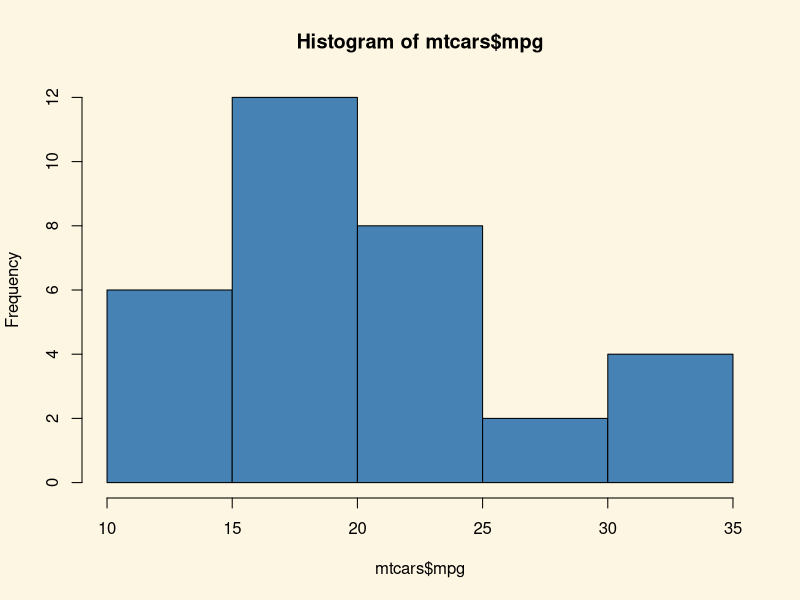
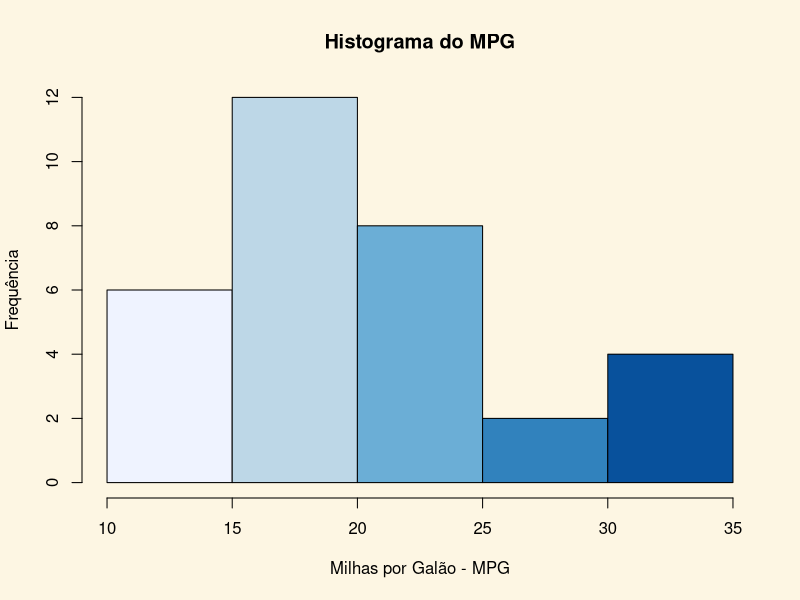
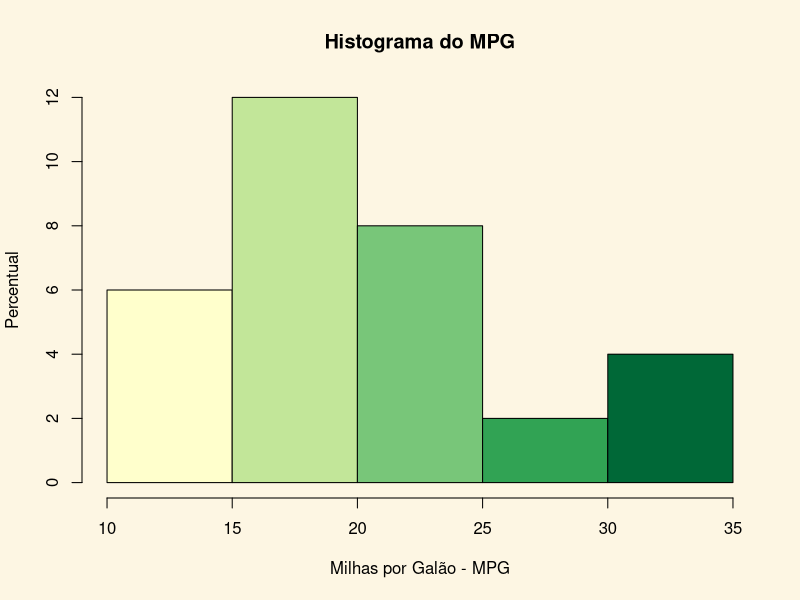
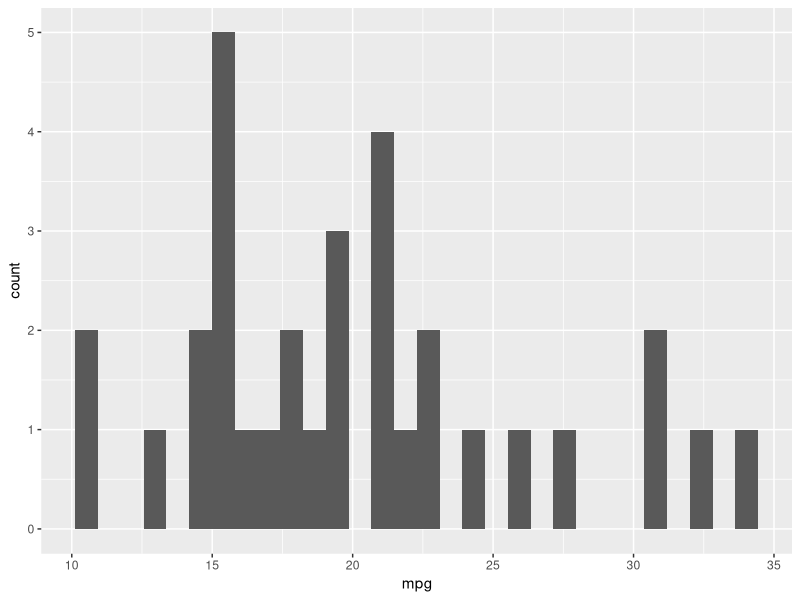
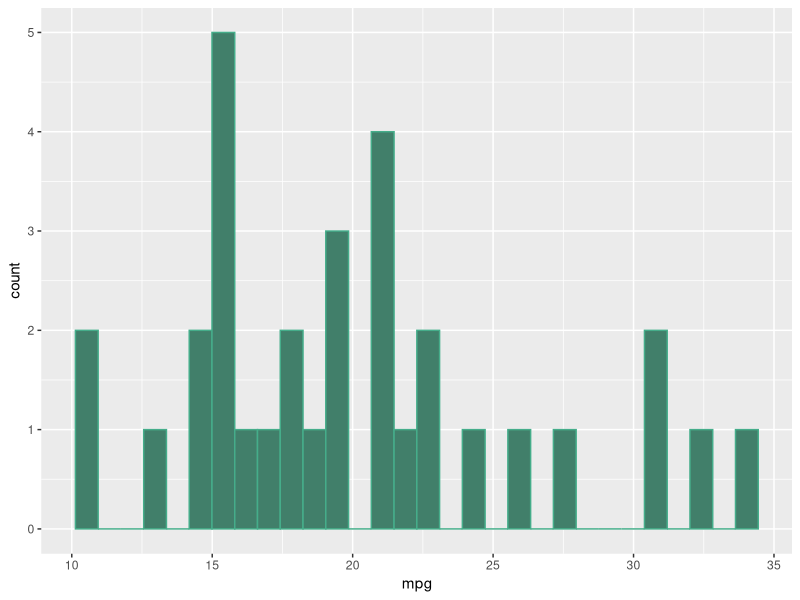
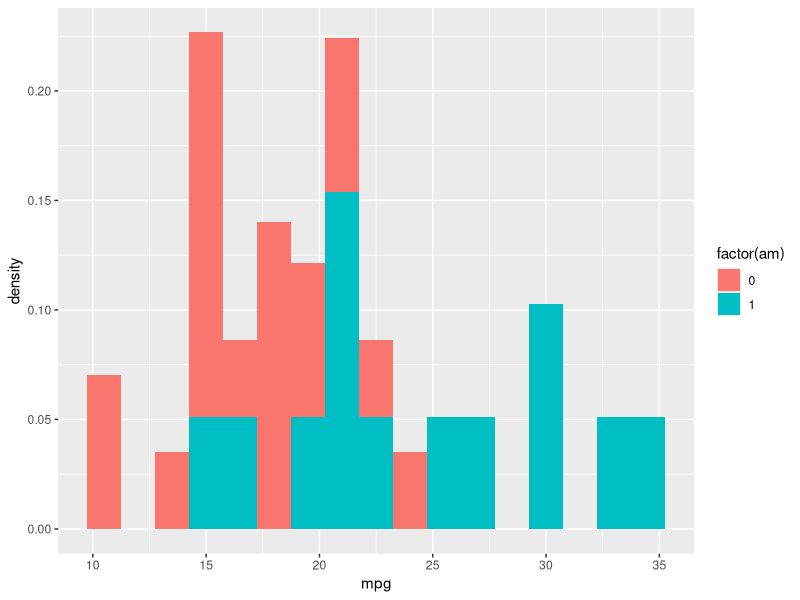
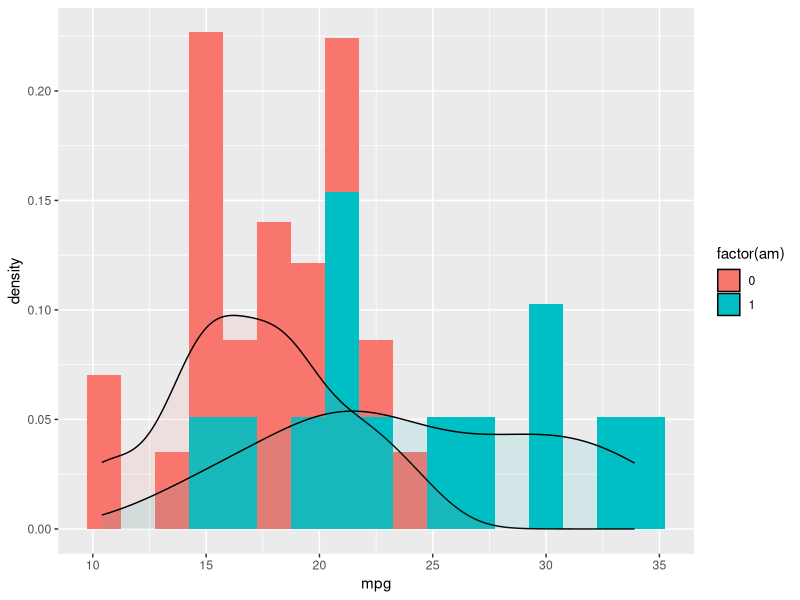
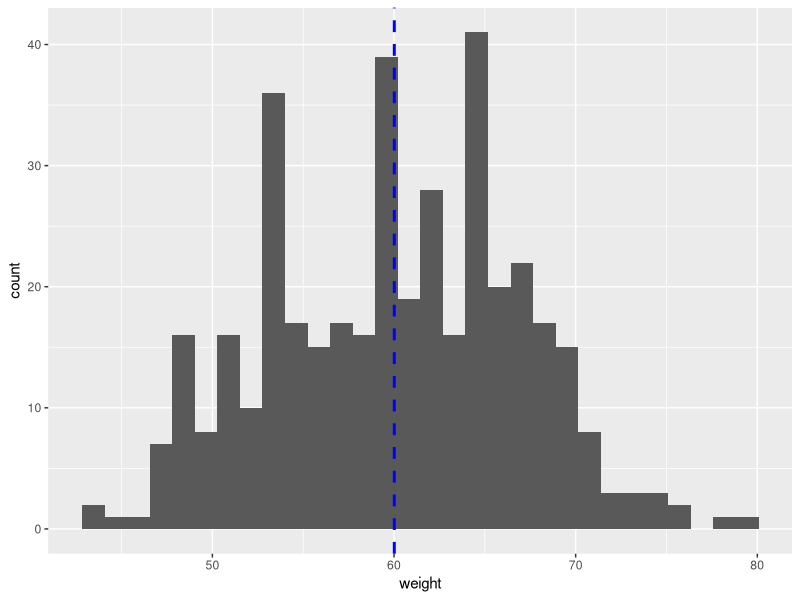

The R source for these figures, in order:
## ---- chunk 1
knitr::opts_chunk$set(echo = TRUE)
#require(RcmdrMisc)
## ---- chunk 2
par(bg="#fdf6e3") 
data(mtcars)
hist(mtcars$mpg,col="steelblue")

## ---- chunk 3
library(RColorBrewer)
par(bg="#fdf6e3") 
#display.brewer.all()
COR<-brewer.pal(5,"Blues")

#COR
hist(mtcars$mpg,col=COR,main="Histograma do MPG",xlab = "Milhas por Galão - MPG", ylab = "Frequência")
COR<-brewer.pal(5,"YlGn")
hist(mtcars$mpg,col=COR, scale="percent",main="Histograma do MPG",xlab = "Milhas por Galão - MPG", ylab = "Percentual")

## ---- chunk 4
par(bg="#fdf6e3") 
library(ggplot2)
ggplot(mtcars, aes(mpg)) +
  geom_histogram()
# Change color
ggplot(mtcars, aes(mpg)) +
  geom_histogram(color="#45ad8a", fill="#417f6a")
## ---- chunk 5
par(bg="#fdf6e3") 
library(ggplot2)
ggplot(mtcars, aes(y =..density..,mpg, fill = factor(am)))+
  geom_histogram(binwidth = 1.5)

ggplot(mtcars, aes(y =..density..,mpg, fill = factor(am)))+
  geom_histogram(binwidth = 1.5)+
  geom_density(alpha = .1) 


## ---- chunk 6
par(bg="#fdf6e3") 
df <- data.frame(
  sex=factor(rep(c("F", "M"), each=200)),
  weight=round(c(rnorm(200, mean=55, sd=5), rnorm(200, mean=65, sd=5)))
  )
head(df)
library(ggplot2)
p<-ggplot(df, aes(x=weight)) + 
  geom_histogram()
# Add mean line
p+ geom_vline(aes(xintercept=mean(weight)),
            color="blue", linetype="dashed", size=1)

ggplot(df, aes(x=weight, fill =sex, color=sex)) +
  geom_histogram(alpha=0.8, position="identity")

# Change line colors by groups
ggplot(df, aes(x=weight, fill =sex, color=sex)) +
  geom_histogram(alpha=0.8, position="identity")+
  scale_color_manual(values=c("#999999", "#E69F00", "#56B4E9"))+
  scale_fill_manual(values=c("#999999", "#E69F00", "#56B4E9"))+
  labs(title="Histograma no ggplot2",x="Peso(kg)", y = "Contagem")+
  theme_classic()
## ---- chunk 7
par(bg="#fdf6e3") 
library(plotrix)
df<-data.frame(len=rnorm(100)+5,
   grp=sample(c("A","B","C","D"),100,replace=TRUE))
  histStack(len~grp,data=df,main="Histograma por grupos",
   xlab="grupos")

## ---- chunk 8
#Back to back histograms
# data
var1<- rnorm(1000,10,3)
var2 <- sample(c('A','B'),1000,TRUE)
#plot
 require(Hmisc)
 out <- histbackback(split(var1, var2), probability=TRUE, xlim=c(-.18,.18), main ='Back to Back Histogram')
 
